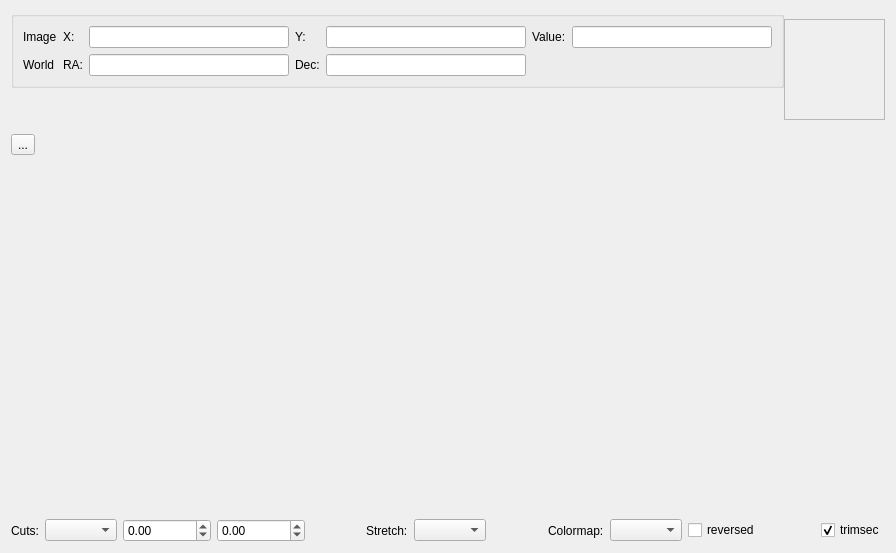
<?xml version="1.0" encoding="UTF-8"?>
<ui version="4.0">
 <class>FitsView</class>
 <widget class="QWidget" name="FitsView">
  <property name="geometry">
   <rect>
    <x>0</x>
    <y>0</y>
    <width>896</width>
    <height>553</height>
   </rect>
  </property>
  <property name="windowTitle">
   <string>Form</string>
  </property>
  <layout class="QVBoxLayout" name="verticalLayout_3" stretch="0,1,0">
   <item>
    <layout class="QHBoxLayout" name="horizontalLayout">
     <property name="spacing">
      <number>0</number>
     </property>
     <item>
      <layout class="QVBoxLayout" name="verticalLayout">
       <property name="spacing">
        <number>0</number>
       </property>
       <item>
        <widget class="QGroupBox" name="groupInfo">
         <property name="title">
          <string/>
         </property>
         <layout class="QGridLayout" name="gridLayout">
          <item row="0" column="0">
           <widget class="QLabel" name="label">
            <property name="text">
             <string>Image</string>
            </property>
           </widget>
          </item>
          <item row="0" column="1">
           <widget class="QLabel" name="label_2">
            <property name="text">
             <string>X:</string>
            </property>
           </widget>
          </item>
          <item row="0" column="2">
           <widget class="QLineEdit" name="textImageX">
            <property name="readOnly">
             <bool>true</bool>
            </property>
           </widget>
          </item>
          <item row="0" column="3">
           <widget class="QLabel" name="label_3">
            <property name="text">
             <string>Y:</string>
            </property>
           </widget>
          </item>
          <item row="0" column="4">
           <widget class="QLineEdit" name="textImageY">
            <property name="readOnly">
             <bool>true</bool>
            </property>
           </widget>
          </item>
          <item row="0" column="5">
           <widget class="QLabel" name="label_7">
            <property name="text">
             <string>Value:</string>
            </property>
           </widget>
          </item>
          <item row="0" column="6">
           <widget class="QLineEdit" name="textPixelValue">
            <property name="readOnly">
             <bool>true</bool>
            </property>
           </widget>
          </item>
          <item row="1" column="0">
           <widget class="QLabel" name="label_6">
            <property name="text">
             <string>World</string>
            </property>
           </widget>
          </item>
          <item row="1" column="1">
           <widget class="QLabel" name="label_4">
            <property name="text">
             <string>RA:</string>
            </property>
           </widget>
          </item>
          <item row="1" column="2">
           <widget class="QLineEdit" name="textWorldRA">
            <property name="readOnly">
             <bool>true</bool>
            </property>
           </widget>
          </item>
          <item row="1" column="3">
           <widget class="QLabel" name="label_5">
            <property name="text">
             <string>Dec:</string>
            </property>
           </widget>
          </item>
          <item row="1" column="4">
           <widget class="QLineEdit" name="textWorldDec">
            <property name="readOnly">
             <bool>true</bool>
            </property>
           </widget>
          </item>
         </layout>
        </widget>
       </item>
       <item>
        <spacer name="verticalSpacer">
         <property name="orientation">
          <enum>Qt::Vertical</enum>
         </property>
         <property name="sizeHint" stdset="0">
          <size>
           <width>20</width>
           <height>40</height>
          </size>
         </property>
        </spacer>
       </item>
      </layout>
     </item>
     <item>
      <widget class="QLabel" name="labelZoom">
       <property name="minimumSize">
        <size>
         <width>101</width>
         <height>101</height>
        </size>
       </property>
       <property name="maximumSize">
        <size>
         <width>101</width>
         <height>101</height>
        </size>
       </property>
       <property name="frameShape">
        <enum>QFrame::StyledPanel</enum>
       </property>
       <property name="frameShadow">
        <enum>QFrame::Raised</enum>
       </property>
       <property name="text">
        <string/>
       </property>
       <property name="scaledContents">
        <bool>true</bool>
       </property>
      </widget>
     </item>
    </layout>
   </item>
   <item>
    <layout class="QHBoxLayout" name="horizontalLayout_2" stretch="0,1,0">
     <item>
      <widget class="QFrame" name="frameToolBar">
       <property name="frameShape">
        <enum>QFrame::NoFrame</enum>
       </property>
       <property name="frameShadow">
        <enum>QFrame::Raised</enum>
       </property>
       <layout class="QVBoxLayout" name="verticalLayout_2">
        <property name="spacing">
         <number>6</number>
        </property>
        <property name="leftMargin">
         <number>0</number>
        </property>
        <property name="topMargin">
         <number>0</number>
        </property>
        <property name="rightMargin">
         <number>0</number>
        </property>
        <property name="bottomMargin">
         <number>0</number>
        </property>
        <item>
         <widget class="QToolButton" name="toolButton">
          <property name="text">
           <string>...</string>
          </property>
         </widget>
        </item>
        <item>
         <spacer name="verticalSpacer_2">
          <property name="orientation">
           <enum>Qt::Vertical</enum>
          </property>
          <property name="sizeHint" stdset="0">
           <size>
            <width>20</width>
            <height>322</height>
           </size>
          </property>
         </spacer>
        </item>
       </layout>
      </widget>
     </item>
     <item>
      <widget class="QImageView" name="imageView" native="true"/>
     </item>
     <item>
      <widget class="QFrame" name="frameToolInfo">
       <property name="frameShape">
        <enum>QFrame::StyledPanel</enum>
       </property>
       <property name="frameShadow">
        <enum>QFrame::Raised</enum>
       </property>
      </widget>
     </item>
    </layout>
   </item>
   <item>
    <widget class="QFrame" name="frame">
     <property name="frameShape">
      <enum>QFrame::NoFrame</enum>
     </property>
     <property name="frameShadow">
      <enum>QFrame::Raised</enum>
     </property>
     <layout class="QHBoxLayout" name="horizontalLayout_3">
      <property name="leftMargin">
       <number>0</number>
      </property>
      <property name="topMargin">
       <number>0</number>
      </property>
      <property name="rightMargin">
       <number>0</number>
      </property>
      <property name="bottomMargin">
       <number>0</number>
      </property>
      <item>
       <widget class="QLabel" name="label_8">
        <property name="text">
         <string>Cuts:</string>
        </property>
       </widget>
      </item>
      <item>
       <widget class="QComboBox" name="comboCuts"/>
      </item>
      <item>
       <widget class="QDoubleSpinBox" name="spinLoCut">
        <property name="minimum">
         <double>-999999999.000000000000000</double>
        </property>
        <property name="maximum">
         <double>999999999.000000000000000</double>
        </property>
       </widget>
      </item>
      <item>
       <widget class="QDoubleSpinBox" name="spinHiCut">
        <property name="minimum">
         <double>-999999999.000000000000000</double>
        </property>
        <property name="maximum">
         <double>999999999.000000000000000</double>
        </property>
       </widget>
      </item>
      <item>
       <spacer name="horizontalSpacer">
        <property name="orientation">
         <enum>Qt::Horizontal</enum>
        </property>
        <property name="sizeHint" stdset="0">
         <size>
          <width>1</width>
          <height>20</height>
         </size>
        </property>
       </spacer>
      </item>
      <item>
       <widget class="QLabel" name="label_9">
        <property name="text">
         <string>Stretch:</string>
        </property>
       </widget>
      </item>
      <item>
       <widget class="QComboBox" name="comboStretch"/>
      </item>
      <item>
       <spacer name="horizontalSpacer_2">
        <property name="orientation">
         <enum>Qt::Horizontal</enum>
        </property>
        <property name="sizeHint" stdset="0">
         <size>
          <width>1</width>
          <height>20</height>
         </size>
        </property>
       </spacer>
      </item>
      <item>
       <widget class="QLabel" name="label_10">
        <property name="text">
         <string>Colormap:</string>
        </property>
       </widget>
      </item>
      <item>
       <widget class="QComboBox" name="comboColormap"/>
      </item>
      <item>
       <widget class="QCheckBox" name="checkColormapReverse">
        <property name="text">
         <string>reversed</string>
        </property>
       </widget>
      </item>
      <item>
       <spacer name="horizontalSpacer_3">
        <property name="orientation">
         <enum>Qt::Horizontal</enum>
        </property>
        <property name="sizeHint" stdset="0">
         <size>
          <width>1</width>
          <height>20</height>
         </size>
        </property>
       </spacer>
      </item>
      <item>
       <widget class="QCheckBox" name="checkTrimSec">
        <property name="text">
         <string>trimsec</string>
        </property>
        <property name="checked">
         <bool>true</bool>
        </property>
       </widget>
      </item>
     </layout>
    </widget>
   </item>
  </layout>
 </widget>
 <customwidgets>
  <customwidget>
   <class>QImageView</class>
   <extends>QWidget</extends>
   <header>qimageview.h</header>
   <container>1</container>
  </customwidget>
 </customwidgets>
 <resources/>
 <connections/>
</ui>
